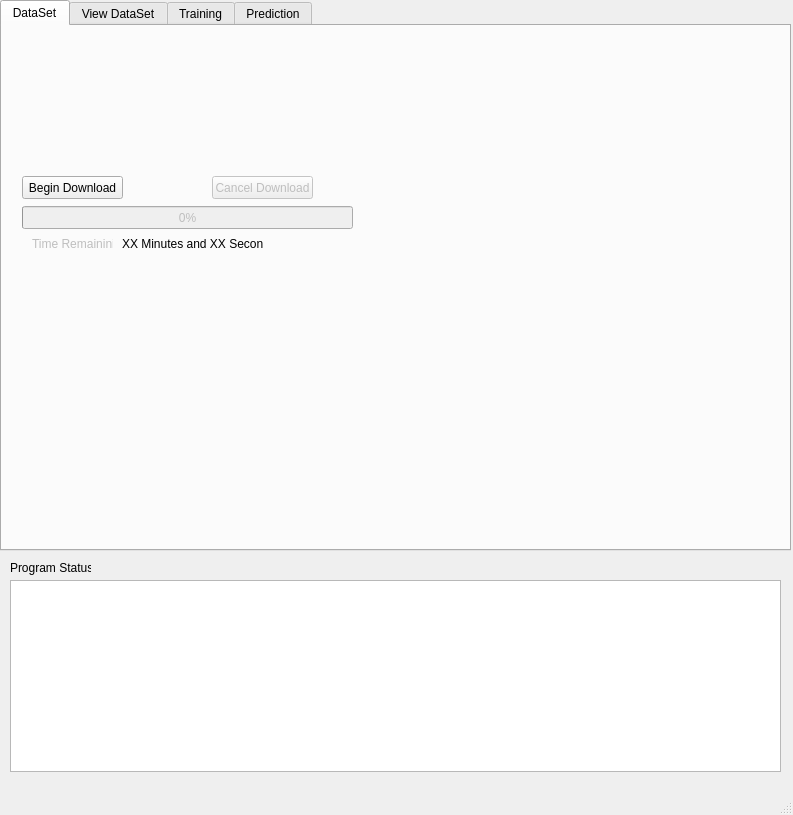
<?xml version="1.0" encoding="UTF-8"?>
<ui version="4.0">
 <class>MainWindow</class>
 <widget class="QMainWindow" name="MainWindow">
  <property name="geometry">
   <rect>
    <x>0</x>
    <y>0</y>
    <width>793</width>
    <height>815</height>
   </rect>
  </property>
  <property name="windowTitle">
   <string>MainWindow</string>
  </property>
  <widget class="QWidget" name="centralwidget">
   <widget class="QTabWidget" name="tabSwitcher">
    <property name="geometry">
     <rect>
      <x>0</x>
      <y>0</y>
      <width>791</width>
      <height>551</height>
     </rect>
    </property>
    <property name="currentIndex">
     <number>0</number>
    </property>
    <widget class="QWidget" name="dataSet">
     <attribute name="title">
      <string>DataSet</string>
     </attribute>
     <widget class="QPushButton" name="downloadButton">
      <property name="geometry">
       <rect>
        <x>20</x>
        <y>150</y>
        <width>101</width>
        <height>23</height>
       </rect>
      </property>
      <property name="text">
       <string>Begin Download</string>
      </property>
     </widget>
     <widget class="QProgressBar" name="progressBar">
      <property name="enabled">
       <bool>false</bool>
      </property>
      <property name="geometry">
       <rect>
        <x>20</x>
        <y>180</y>
        <width>331</width>
        <height>23</height>
       </rect>
      </property>
      <property name="value">
       <number>0</number>
      </property>
      <property name="textVisible">
       <bool>true</bool>
      </property>
     </widget>
     <widget class="QLabel" name="timeRemainingLabel">
      <property name="enabled">
       <bool>false</bool>
      </property>
      <property name="geometry">
       <rect>
        <x>30</x>
        <y>210</y>
        <width>81</width>
        <height>16</height>
       </rect>
      </property>
      <property name="text">
       <string>Time Remaininig:</string>
      </property>
     </widget>
     <widget class="QLabel" name="timeRemaininCount">
      <property name="geometry">
       <rect>
        <x>120</x>
        <y>210</y>
        <width>141</width>
        <height>16</height>
       </rect>
      </property>
      <property name="text">
       <string>XX Minutes and XX Seconds</string>
      </property>
     </widget>
     <widget class="QPushButton" name="pushButton">
      <property name="enabled">
       <bool>false</bool>
      </property>
      <property name="geometry">
       <rect>
        <x>210</x>
        <y>150</y>
        <width>101</width>
        <height>23</height>
       </rect>
      </property>
      <property name="text">
       <string>Cancel Download</string>
      </property>
     </widget>
    </widget>
    <widget class="QWidget" name="viewDataset">
     <attribute name="title">
      <string>View DataSet</string>
     </attribute>
    </widget>
    <widget class="QWidget" name="training">
     <attribute name="title">
      <string>Training</string>
     </attribute>
    </widget>
    <widget class="QWidget" name="prediction">
     <attribute name="title">
      <string>Prediction</string>
     </attribute>
    </widget>
   </widget>
   <widget class="QTextBrowser" name="textBrowser">
    <property name="geometry">
     <rect>
      <x>10</x>
      <y>580</y>
      <width>771</width>
      <height>192</height>
     </rect>
    </property>
   </widget>
   <widget class="QLabel" name="label">
    <property name="geometry">
     <rect>
      <x>10</x>
      <y>560</y>
      <width>81</width>
      <height>16</height>
     </rect>
    </property>
    <property name="text">
     <string>Program Status</string>
    </property>
   </widget>
  </widget>
  <widget class="QMenuBar" name="menubar">
   <property name="geometry">
    <rect>
     <x>0</x>
     <y>0</y>
     <width>793</width>
     <height>21</height>
    </rect>
   </property>
  </widget>
  <widget class="QStatusBar" name="statusbar"/>
 </widget>
 <resources/>
 <connections/>
</ui>
